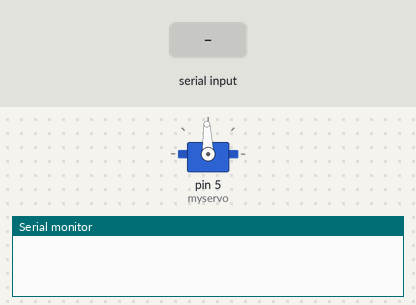
This sketch was run on a simulated Arduino Uno, built with avr-gcc and run on an emulated ATmega328P. Shown: servo, the last lines printed to the serial monitor. The inputs (shaded band) are chosen by the test bench.

Above: at 1.2 s.
1.3 s: "a" received over Serial
At 2.0 s:
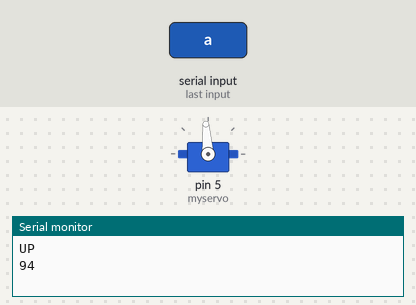
2.8 s: "v" received over Serial
At 3.2 s:
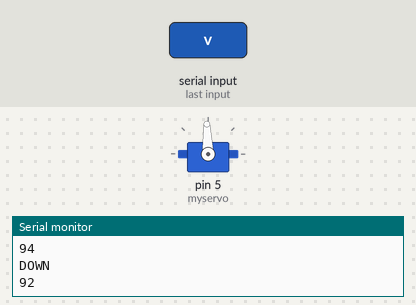
Timing chart, 0 to 5.8 s (numbered marks = the images above; inputs shaded):
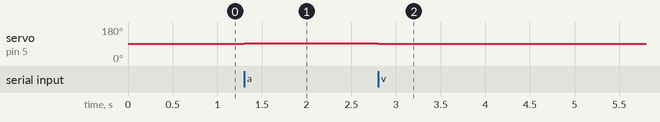

Measured:
- after the input at 1.3 s, servo on pin 5 (myservo): 92° → 94° at once
- after the input at 2.8 s, servo on pin 5 (myservo): 94° → 92° at once

The sketch:

simulate.ino
```cpp
#include <Servo.h>

Servo myservo;

void setup() {
  Serial.begin(9600);
  myservo.attach(5);

}

void loop() {
  // put your main code here, to run repeatedly:
  static int v = 92; //一定要92
  if(Serial.available()) {
    char ch = Serial.read();
    if(ch=='a') {
      v += 2;
      Serial.println("UP");
      Serial.println(v);
    }
    else if(ch=='v') {
      v -= 2;
      Serial.println("DOWN");
      Serial.println(v);
    }
  }
  myservo.write(v);
}
```
